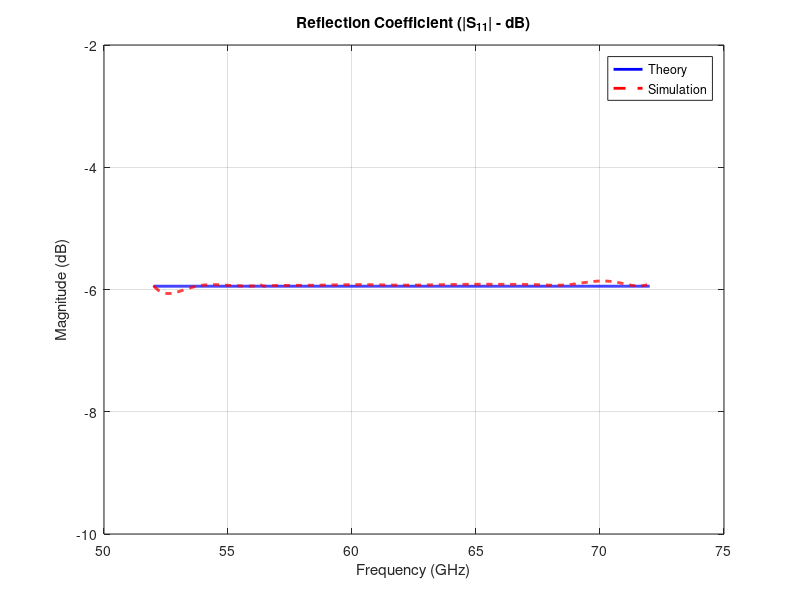
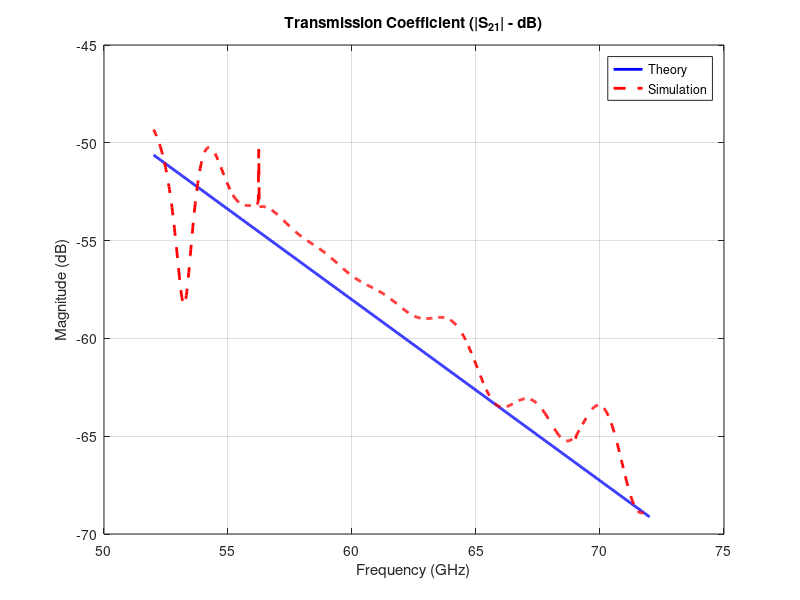
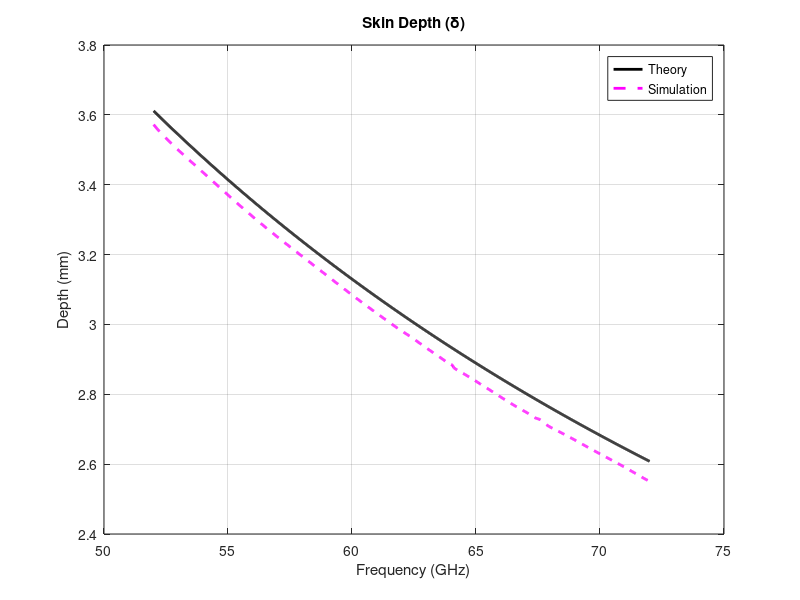

Recreate these plots in MATLAB, in order.
clc; 
clear; 
close all;

%% 1. Parameters
d_mm      = 20;       
eps_r     = 9;        
tan_delta = 0.17;     

%% 2. Load Data 
data_S11   = load('S11_CST.txt');
data_S21   = load('S21_CST.txt');
data_depth = load('Depth_CST.txt');

f_sim     = data_S11(:, 1); 
S11_sim   = data_S11(:, 2);
S21_sim   = data_S21(:, 2);
depth_sim = data_depth(:, 2);

%% 3. Theoretical Model (Multiple-Reflection / Slab)
d    = d_mm / 1000;         
f_Hz = f_sim * 1e9;
w    = 2 * pi * f_Hz;
mu0  = 4 * pi * 1e-7;
eps0 = 8.854e-12;
eps_c = eps0 * eps_r * (1 - 1i * tan_delta);   

eta1   = sqrt(mu0 / eps0);        
eta2   = sqrt(mu0 ./ eps_c);    
gamma2 = 1i * w .* sqrt(mu0 .* eps_c); 
alpha  = real(gamma2);                 

% Reflection coefficient & multiple reflections logic
Gamma = (eta2 - eta1) ./ (eta2 + eta1);
P     = exp(-gamma2 * d);                       
denom = 1 - (Gamma.^2) .* (P.^2);

S11_theory_complex = Gamma .* (1 - P.^2) ./ denom;
S21_theory_complex = (1 - Gamma.^2) .* P ./ denom;

% Convert to dB
S11_theory_dB = 20 * log10(abs(S11_theory_complex) + 1e-12);
S21_theory_dB = 20 * log10(abs(S21_theory_complex) + 1e-12);

% Penetration Depth
Depth_theory = (1 ./ alpha) * 1000; 

%% 4. Plotting
% Figure 1: S11
figure('Name', 'Reflection Coefficient (S11)', 'Color', 'w');
plot(f_sim, S11_theory_dB, 'b-', 'LineWidth', 2); hold on;
plot(f_sim, S11_sim, 'r--', 'LineWidth', 2);
ylim([-10 -2]);
grid on;
title('Reflection Coefficient (|S_{11}| - dB)');
xlabel('Frequency (GHz)'); ylabel('Magnitude (dB)');
legend('Theory', 'Simulation', 'Location', 'best');

% Figure 2: S21
figure('Name', 'Transmission Coefficient (S21)', 'Color', 'w');
plot(f_sim, S21_theory_dB, 'b-', 'LineWidth', 2); hold on;
plot(f_sim, S21_sim, 'r--', 'LineWidth', 2);
grid on;
title('Transmission Coefficient (|S_{21}| - dB)');
xlabel('Frequency (GHz)'); ylabel('Magnitude (dB)');
legend('Theory', 'Simulation', 'Location', 'best');

% Figure 3: Penetration Depth
figure('Name', 'Penetration Depth', 'Color', 'w');
plot(f_sim, Depth_theory, 'k-', 'LineWidth', 2); hold on;
plot(f_sim, depth_sim, 'm--', 'LineWidth', 2);
grid on;
title('Skin Depth (\delta)');
xlabel('Frequency (GHz)'); ylabel('Depth (mm)');
legend('Theory', 'Simulation', 'Location', 'best');
